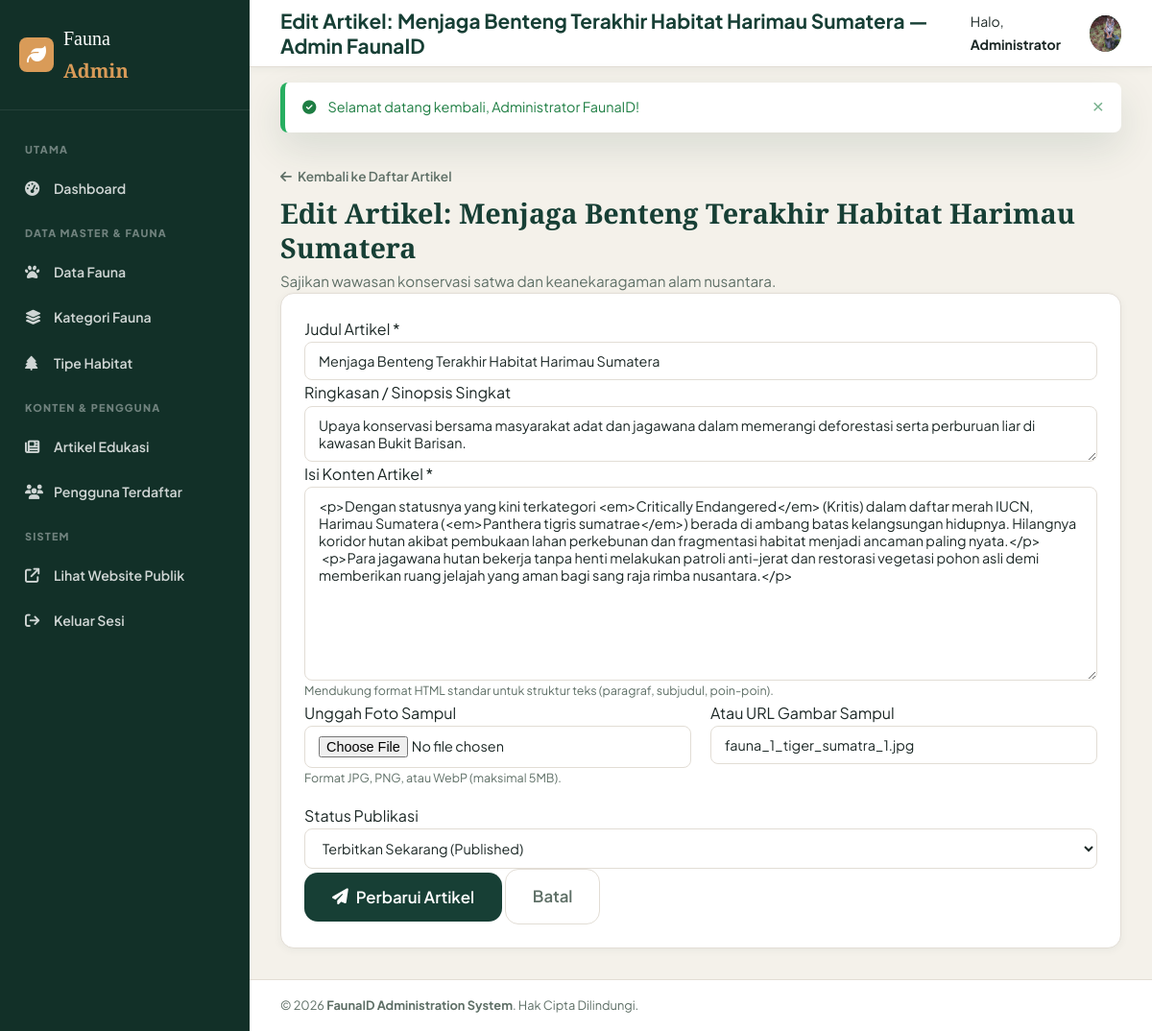
/admin/article-edit/2 (signed in), run on the app's committed database.
### tables this page shows
CREATE TABLE `articles` (
  `id` INT AUTO_INCREMENT PRIMARY KEY,
  `user_id` INT NOT NULL,
  `judul` VARCHAR(255) NOT NULL,
  `slug` VARCHAR(255) NOT NULL UNIQUE,
  `ringkasan` TEXT NULL,
  `konten` LONGTEXT NOT NULL,
  `thumbnail` VARCHAR(500) NULL,
  `status` ENUM('draft', 'published') NOT NULL DEFAULT 'published',
  `views` INT DEFAULT 0,
  `created_at` TIMESTAMP DEFAULT CURRENT_TIMESTAMP,
  `updated_at` TIMESTAMP DEFAULT CURRENT_TIMESTAMP ON UPDATE CURRENT_TIMESTAMP,
  CONSTRAINT `fk_articles_user` FOREIGN KEY (`user_id`) REFERENCES `users` (`id`) ON DELETE CASCADE
);

### app/core/Controller.php (called while the page is built, shortened)
<?php
class Controller {
    protected function view(string $view, array $data = []): void {
        extract($data);
        $viewPath = APP_PATH . '/views/' . str_replace('.', '/', $view) . '.php';
        require_once $viewPath;
    }
    protected function model(string $model): Model {
        $modelPath = APP_PATH . '/models/' . $model . '.php';
        return new $model();
    }
}

### app/controllers/AdminController.php (called while the page is built, shortened)
<?php
require_once APP_PATH . '/core/Controller.php';
class AdminController extends Controller {
    public function articleEdit($id = null): void {
        $articleModel = $this->model('ArticleModel');
        $article = $articleModel->getById((int)$id);
        $data = [
            'title'   => 'Edit Artikel: ' . e($article['judul']) . ' — Admin FaunaID',
            'article' => $article,
            'isEdit'  => true
        ];
        $this->view('admin.articles.form', $data);
    }
}

### public/index.php (called while the page is built, shortened)
<?php
require_once dirname(__DIR__) . '/app/config/Database.php';
require_once dirname(__DIR__) . '/app/core/Helper.php';
$app = new App();

### app/core/Helper.php (called while the page is built, shortened)
<?php
if (!function_exists('url')) {
    function url(string $path = ''): string {
        $path = ltrim($path, '/');
        return empty($path) ? BASE_URL : BASE_URL . '/' . $path;
    }
}
if (!function_exists('e')) {
    function e(?string $str): string {
        return htmlspecialchars((string)$str, ENT_QUOTES, 'UTF-8');
    }
}

### app/config/Database.php (called while the page is built, shortened)
<?php
class Database {
    private static ?PDO $instance = null;
    public static function getConnection(): PDO {
        $host = DB_HOST;
        $port = DB_PORT;
        $db   = DB_NAME;
        $user = DB_USER;
        $pass = DB_PASS;
        try {
            $dsn = "mysql:host={$host};port={$port};charset=utf8mb4";
            $options = [
                PDO::ATTR_ERRMODE => PDO::ERRMODE_EXCEPTION,
                PDO::ATTR_DEFAULT_FETCH_MODE => PDO::FETCH_ASSOC,
                PDO::ATTR_EMULATE_PREPARES => false,
                PDO::ATTR_TIMEOUT => 2
            ];
            $pdo = new PDO($dsn, $user, $pass, $options);
            $stmt = $pdo->query("SHOW DATABASES LIKE '{$db}'");
            $exists = $stmt->fetch();
            if (!$exists) {
                $pdo->exec("CREATE DATABASE IF NOT EXISTS `{$db}` CHARACTER SET utf8mb4 COLLATE utf8mb4_unicode_ci");
                $pdo->exec("USE `{$db}`");
                $schemaFile = ROOT_PATH . '/database/schema.sql';
                if (file_exists($schemaFile)) {
                    $sql = file_get_contents($schemaFile);
                    $pdo->exec($sql);
                }
            } else {
                $pdo->exec("USE `{$db}`");
            }
            self::$instance = $pdo;
            return self::$instance;
        } catch (PDOException $e) {
            $sqliteDir = ROOT_PATH . DIRECTORY_SEPARATOR . 'database';
            if (!is_dir($sqliteDir)) {
                mkdir($sqliteDir, 0777, true);
            }
            $sqlitePath = $sqliteDir . DIRECTORY_SEPARATOR . 'fauna_id.sqlite';
            $isNew = !file_exists($sqlitePath) || filesize($sqlitePath) === 0;
            try {
                $pdo = new PDO("sqlite:" . $sqlitePath, null, null, [
                    PDO::ATTR_ERRMODE => PDO::ERRMODE_EXCEPTION,
                    PDO::ATTR_DEFAULT_FETCH_MODE => PDO::FETCH_ASSOC
                ]);
                $pdo->exec("PRAGMA foreign_keys = ON;");
                self::$instance = $pdo;
                self::$driver = 'sqlite';
                if ($isNew) {
                    self::initSqliteDatabase($pdo);
                }
                return self::$instance;
            } catch (Exception $sqle) {
                die("Gagal menghubungkan ke Database: " . $sqle->getMessage());
            }
        }
    }
}

### app/core/Model.php (called while the page is built, shortened)
<?php
class Model {
    protected PDO $db;
    public function __construct() {
        $this->db = Database::getConnection();
    }
    protected function query(string $sql, array $params = []): PDOStatement {
        $stmt = $this->db->prepare($sql);
        $stmt->execute($params);
        return $stmt;
    }
    protected function fetch(string $sql, array $params = []): ?array {
        $result = $this->query($sql, $params)->fetch();
        return $result ?: null;
    }
}

### app/models/ArticleModel.php (called while the page is built, shortened)
<?php
require_once APP_PATH . '/core/Model.php';
class ArticleModel extends Model {
    public function getById(int $id): ?array {
        return $this->fetch("SELECT * FROM articles WHERE id = ?", [$id]);
    }
}

### app/views/admin/articles/form.php (the view, shortened to what this page needs)
<?php require_once APP_PATH . '/views/layouts/admin_header.php'; ?>
<div class="admin-page-header">
    <div>
        <a href="<?= url('admin/articles') ?>" class="back-link"><i class="fa-solid fa-arrow-left"></i> Kembali ke Daftar Artikel</a>
        <h1 class="admin-page-title"><?= $isEdit ? 'Edit Artikel: ' . e($article['judul']) : 'Tulis Artikel Edukasi Baru' ?></h1>
        <p class="admin-page-subtitle">Sajikan wawasan konservasi satwa dan keanekaragaman alam nusantara.</p>
    </div>
</div>
<div class="admin-panel-card mt-4">
    <form action="<?= $isEdit ? url('admin/articleUpdate/' . $article['id']) : url('admin/articleStore') ?>" method="POST" enctype="multipart/form-data" class="admin-form">
        <div class="form-group">
            <label for="judul" class="form-label">Judul Artikel <span class="text-danger">*</span></label>
            <input type="text" id="judul" name="judul" value="<?= e($article['judul'] ?? '') ?>" class="form-control" placeholder="Contoh: Menjaga Benteng Terakhir Habitat Harimau Sumatera" required>
        </div>
        <div class="form-group">
            <label for="ringkasan" class="form-label">Ringkasan / Sinopsis Singkat</label>
            <textarea id="ringkasan" name="ringkasan" rows="2" class="form-control" placeholder="Tuliskan 1-2 kalimat pengantar yang memikat pembaca..."><?= e($article['ringkasan'] ?? '') ?></textarea>
        </div>
        <div class="form-group">
            <label for="konten" class="form-label">Isi Konten Artikel <span class="text-danger">*</span></label>
            <textarea id="konten" name="konten" rows="10" class="form-control font-monospace" placeholder="Tuliskan konten artikel secara lengkap. Mendukung paragraf HTML seperti <p>, <h3>, <strong>, <em>, dll..." required><?= e($article['konten'] ?? '') ?></textarea>
            <small class="form-hint">Mendukung format HTML standar untuk struktur teks (paragraf, subjudul, poin-poin).</small>
        </div>
        <div class="form-row">
            <div class="form-group col-md-6">
                <label for="thumbnail_file" class="form-label">Unggah Foto Sampul</label>
                <input type="file" id="thumbnail_file" name="thumbnail_file" class="form-control" accept="image/jpeg,image/png,image/webp">
                <small class="form-hint">Format JPG, PNG, atau WebP (maksimal 5MB).</small>
            </div>
            <div class="form-group col-md-6">
                <label for="thumbnail_url" class="form-label">Atau URL Gambar Sampul</label>
                <input type="url" id="thumbnail_url" name="thumbnail_url" value="<?= e($article['thumbnail'] ?? '') ?>" class="form-control" placeholder="https://upload.wikimedia.org/wikipedia/commons/...">
            </div>
        </div>
        <div class="form-group col-md-4 mt-3">
            <label for="status" class="form-label">Status Publikasi</label>
            <select id="status" name="status" class="form-select">
                <option value="published" <?= (isset($article['status']) && $article['status'] === 'published') ? 'selected' : '' ?>>Terbitkan Sekarang (Published)</option>
            </select>
        </div>
        <div class="form-actions mt-4">
            <button type="submit" class="btn btn-primary btn-lg">
                <i class="fa-solid fa-paper-plane"></i> <?= $isEdit ? 'Perbarui Artikel' : 'Publikasikan Artikel' ?>
            </button>
            <a href="<?= url('admin/articles') ?>" class="btn btn-outline-secondary btn-lg">Batal</a>
        </div>
    </form>
</div>
<?php require_once APP_PATH . '/views/layouts/admin_footer.php'; ?>

### public/assets/css/style.css (style rules this page uses)
:root { --primary: #173F35; --primary-light: #24584b; --primary-dark: #0f2b24; --secondary: #759477; --secondary-light: #94af96; --accent: #D99B58; --accent-hover: #c48641; --bg-cream: #F7F5F0; --surface: #FFFFFF; --surface-hover: #FBF9F5; --text-main: #1C2826; --text-muted: #5e6f66; --text-light: #91a299; --border-color: #E2DDD5; --border-light: #EFECE6; --color-critical: #c0392b; --color-critical-bg: #fde8e7; --color-endangered: #e67e22; --color-endangered-bg: #fef1e6; --color-vulnerable: #d4ac0d; --color-vulnerable-bg: #fefde8; --color-least-concern: #27ae60; --color-least-concern-bg: #eafaf1; --font-heading: 'Playfair Display', Georgia, serif; --font-body: 'Plus Jakarta Sans', system-ui, -apple-system, BlinkMacSystemFont, 'Segoe UI', Roboto, sans-serif; --shadow-sm: 0 2px 8px rgba(23, 63, 53, 0.05); --shadow-md: 0 8px 24px rgba(23, 63, 53, 0.08); --shadow-lg: 0 16px 40px rgba(23, 63, 53, 0.12); --radius-sm: 8px; --radius-md: 14px; --radius-lg: 20px; --radius-full: 9999px; --transition: all 0.25s cubic-bezier(0.16, 1, 0.3, 1); }
*, *::before, *::after { box-sizing: border-box; margin: 0; padding: 0; }
html { scroll-behavior: smooth; font-size: 16px; }
body { font-family: var(--font-body); background-color: var(--bg-cream); color: var(--text-main); line-height: 1.65; -webkit-font-smoothing: antialiased; display: flex; flex-direction: column; min-height: 100vh; }
a { color: var(--primary); text-decoration: none; transition: var(--transition); }
h1, h2, h3, h4, h5, h6 { font-family: var(--font-heading); color: var(--primary); font-weight: 700; line-height: 1.25; }
.btn { display: inline-flex; align-items: center; justify-content: center; gap: 8px; font-family: var(--font-body); font-size: 0.95rem; font-weight: 600; padding: 10px 20px; border-radius: var(--radius-sm); border: 1px solid transparent; cursor: pointer; transition: var(--transition); text-align: center; white-space: nowrap; }
.btn-primary { background-color: var(--primary); color: #FFFFFF; }
.btn-outline-secondary { background-color: transparent; border-color: var(--border-color); color: var(--text-muted); }
.btn-lg { padding: 14px 28px; font-size: 1.05rem; border-radius: var(--radius-md); }
.form-control, .form-select { width: 100%; padding: 10px 14px; font-family: var(--font-body); font-size: 0.9rem; border: 1px solid var(--border-color); border-radius: var(--radius-sm); background-color: #FFFFFF; color: var(--text-main); outline: none; transition: var(--transition); }
.form-hint { font-size: 0.78rem; color: var(--text-muted); }

### public/assets/css/admin.css (style rules this page uses)
.admin-body { background-color: #f4f1ea; min-height: 100vh; }
.admin-page-header { display: flex; justify-content: space-between; align-items: center; gap: 20px; }
.admin-page-title { font-size: 1.8rem; margin-bottom: 4px; }
.admin-page-subtitle { color: var(--text-muted); font-size: 0.95rem; }
.back-link { display: inline-flex; align-items: center; gap: 6px; font-size: 0.85rem; font-weight: 600; color: var(--text-muted); margin-bottom: 8px; }
.admin-panel-card { background: #FFFFFF; border-radius: var(--radius-md); padding: 24px; border: 1px solid var(--border-color); box-shadow: var(--shadow-sm); }
.admin-form .form-row { display: flex; gap: 20px; margin-bottom: 16px; flex-wrap: wrap; }
.col-md-6 { flex: 1 0 calc(50% - 10px); }
.col-md-4 { flex: 1 0 calc(33.333% - 14px); }
.admin-form .form-group { display: flex; flex-direction: column; }

### data on the page
articles: judul "Menjaga Benteng Terakhir Habitat Harimau Sumatera", ringkasan "Upaya konservasi bersama masyarakat adat dan jagawana dalam memerangi deforestasi serta perburuan liar di kawasan Bukit Barisan.", konten "<p>Dengan statusnya yang kini terkategori <em>Critically Endangered</em> (Kritis) dalam daftar merah IUCN, Harimau Sumatera (<em>Panthera tigris sumatrae</em>) berada di ambang batas kelangsungan hidupnya. Hilangnya koridor hutan akibat pembukaan lahan perkebunan dan fragmentasi habitat menjadi ancaman paling nyata.</p> <p>Para jagawana hutan bekerja tanpa henti melakukan patroli anti-jerat dan restorasi vegetasi pohon asli demi memberikan ruang jelajah yang aman bagi sang raja rimba nusantara.</p>", thumbnail_url "fauna_1_tiger_sumatra_1.jpg", status "Terbitkan Sekarang (Published)"

### other printed values
$title "Edit Artikel: Menjaga Benteng Terakhir Habitat Harimau Sumatera — Admin FaunaID"
explode(' ', auth()['nama'])[0] "Administrator"
getFlash('success') "Selamat datang kembali, Administrator FaunaID!"
